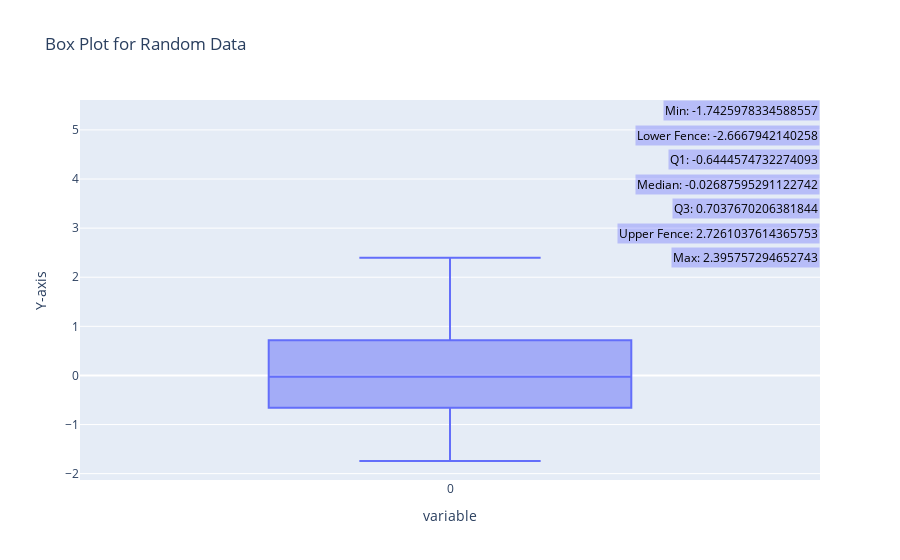

Notebook code cell kept with this figure:
### Code cell
import plotly.express as px
import numpy as np

# Generate random data for the box plot
data = np.random.normal(size=100)

# Create a box plot with plotly.express
fig = px.box(data, title='Box Plot for Random Data', labels={'value': 'Y-axis'})

# Calculate statistics
max_val = np.max(data)
upper_fence = np.percentile(data, 75) + 1.5 * (np.percentile(data, 75) - np.percentile(data, 25))
q3 = np.percentile(data, 75)
median = np.median(data)
q1 = np.percentile(data, 25)
lower_fence = np.percentile(data, 25) - 1.5 * (np.percentile(data, 75) - np.percentile(data, 25))
min_val = np.min(data)

# Define a minimum distance between annotations
min_distance = 0.5  # Adjust this value as needed

# Add annotations with background color
annotations = [
    dict(x=1, y=max_val, xref='paper', yref='y', text=f'Max: {max_val}', showarrow=False, 
         bgcolor='rgba(0,0,255,0.2)', font=dict(color='black')),
    dict(x=1, y=upper_fence, xref='paper', yref='y', text=f'Upper Fence: {upper_fence}', showarrow=False,
         bgcolor='rgba(0,0,255,0.2)', font=dict(color='black')),
    dict(x=1, y=q3, xref='paper', yref='y', text=f'Q3: {q3}', showarrow=False,
         bgcolor='rgba(0,0,255,0.2)', font=dict(color='black')),
    dict(x=1, y=median, xref='paper', yref='y', text=f'Median: {median}', showarrow=False,
         bgcolor='rgba(0,0,255,0.2)', font=dict(color='black')),
    dict(x=1, y=q1, xref='paper', yref='y', text=f'Q1: {q1}', showarrow=False,
         bgcolor='rgba(0,0,255,0.2)', font=dict(color='black')),
    dict(x=1, y=lower_fence, xref='paper', yref='y', text=f'Lower Fence: {lower_fence}', showarrow=False,
         bgcolor='rgba(0,0,255,0.2)', font=dict(color='black')),
    dict(x=1, y=min_val, xref='paper', yref='y', text=f'Min: {min_val}', showarrow=False,
         bgcolor='rgba(0,0,255,0.2)', font=dict(color='black')),
]

# Adjust the y values based on the minimum distance
for i in range(1, len(annotations)):
    if annotations[i]['y'] - annotations[i-1]['y'] < min_distance:
        annotations[i]['y'] = annotations[i-1]['y'] + min_distance

fig.update_layout(annotations=annotations)

# Show the plot
fig.show()k

### Figure 1 — Plotly figure (JSON) as saved in the notebook; plotly's stock layout.template omitted (floating-point values rounded to 4 significant figures)
{"data": [{"alignmentgroup": "True", "hovertemplate": "variable=%{x}<br>Y-axis=%{y}<extra></extra>", "legendgroup": "", "marker": {"color": "#636efa"}, "name": "", "notched": false, "offsetgroup": "", "orientation": "v", "showlegend": false, "type": "box", "x": ["0", "0", "0", "0", "0", "0", "0", "0", "0", "0", "0", "0", "0", "0", "0", "0", "0", "0", "0", "0", "0", "0", "0", "0", "0", "0", "0", "0", "0", "0", "0", "0", "0", "0", "0", "0", "0", "0", "0", "0", "0", "0", "0", "0", "0", "0", "0", "0", "0", "0", "0", "0", "0", "0", "0", "0", "0", "0", "0", "0", "0", "0", "0", "0", "0", "0", "0", "0", "0", "0", "0", "0", "0", "0", "0", "0", "0", "0", "0", "0", "0", "0", "0", "0", "0", "0", "0", "0", "0", "0", "0", "0", "0", "0", "0", "0", "0", "0", "0", "0"], "x0": " ", "xaxis": "x", "y": [0.1619, 0.002257, 0.1013, -0.4722, 0.3901, 1.504, -0.735, -1.272, 0.9112, -0.5812, 0.6912, -0.9193, 1.409, -0.5096, 0.966, 2.011, 0.2247, 1.824, -0.3749, 0.7741, -1.38, 0.1054, -0.7113, -1.018, 0.3565, 1.13, -0.05601, 2.198, -0.8197, -0.5049, 0.4467, 2.396, 0.8681, -1.385, -1.238, -0.2414, -1.351, 0.2801, -0.295, 1.468, 1.325, 0.5859, 0.1872, 0.04843, -1.232, 0.5506, 1.065, -1.289, -0.4271, 1.484, 1.745, -0.18, -1.743, -0.7147, -1.16, -0.7854, -0.2142, 1.63, -0.1439, -0.5067, -0.2755, -1.143, -0.3484, 1.775, -0.8803, 0.9675, -0.9922, 1.228, -0.4088, -0.5301, -0.2943, -0.3432, 1.716, 0.4054, -0.4882, 0.9696, 0.1656, -0.8746, 0.3082, -0.711, -1.631, -0.5566, 0.4775, -0.3281, 0.5515, 0.5587, 0.6118, -1.289, 0.303, -0.6315, -1.341, 0.1873, -0.6834, 0.6326, -0.3707, 1.378, 0.7413, 1.774, -0.2343, 0.2958], "y0": " ", "yaxis": "y"}], "layout": {"annotations": [{"bgcolor": "rgba(0,0,255,0.2)", "font": {"color": "black"}, "showarrow": false, "text": "Max: 2.395757294652743", "x": 1, "xref": "paper", "y": 2.396, "yref": "y"}, {"bgcolor": "rgba(0,0,255,0.2)", "font": {"color": "black"}, "showarrow": false, "text": "Upper Fence: 2.7261037614365753", "x": 1, "xref": "paper", "y": 2.896, "yref": "y"}, {"bgcolor": "rgba(0,0,255,0.2)", "font": {"color": "black"}, "showarrow": false, "text": "Q3: 0.7037670206381844", "x": 1, "xref": "paper", "y": 3.396, "yref": "y"}, {"bgcolor": "rgba(0,0,255,0.2)", "font": {"color": "black"}, "showarrow": false, "text": "Median: -0.02687595291122742", "x": 1, "xref": "paper", "y": 3.896, "yref": "y"}, {"bgcolor": "rgba(0,0,255,0.2)", "font": {"color": "black"}, "showarrow": false, "text": "Q1: -0.6444574732274093", "x": 1, "xref": "paper", "y": 4.396, "yref": "y"}, {"bgcolor": "rgba(0,0,255,0.2)", "font": {"color": "black"}, "showarrow": false, "text": "Lower Fence: -2.6667942140258", "x": 1, "xref": "paper", "y": 4.896, "yref": "y"}, {"bgcolor": "rgba(0,0,255,0.2)", "font": {"color": "black"}, "showarrow": false, "text": "Min: -1.7425978334588557", "x": 1, "xref": "paper", "y": 5.396, "yref": "y"}], "boxmode": "group", "legend": {"tracegroupgap": 0}, "title": {"text": "Box Plot for Random Data"}, "xaxis": {"anchor": "y", "domain": [0, 1], "title": {"text": "variable"}}, "yaxis": {"anchor": "x", "domain": [0, 1], "title": {"text": "Y-axis"}}}}
